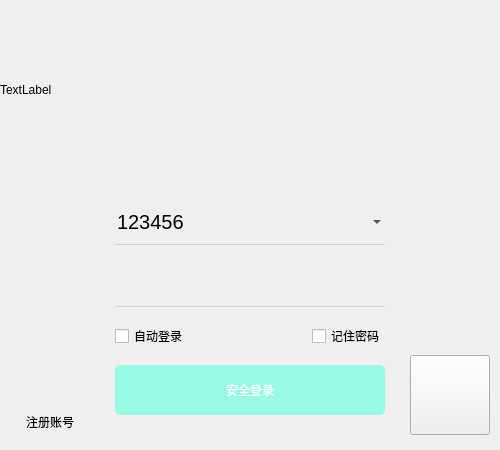
<?xml version="1.0" encoding="UTF-8"?>
<ui version="4.0">
 <class>Form</class>
 <widget class="QWidget" name="Form">
  <property name="geometry">
   <rect>
    <x>0</x>
    <y>0</y>
    <width>500</width>
    <height>450</height>
   </rect>
  </property>
  <property name="minimumSize">
   <size>
    <width>500</width>
    <height>450</height>
   </size>
  </property>
  <property name="maximumSize">
   <size>
    <width>500</width>
    <height>450</height>
   </size>
  </property>
  <property name="windowTitle">
   <string>Form</string>
  </property>
  <layout class="QVBoxLayout" name="verticalLayout" stretch="2,3">
   <property name="spacing">
    <number>0</number>
   </property>
   <property name="leftMargin">
    <number>0</number>
   </property>
   <property name="topMargin">
    <number>0</number>
   </property>
   <property name="rightMargin">
    <number>0</number>
   </property>
   <property name="bottomMargin">
    <number>0</number>
   </property>
   <item>
    <widget class="QWidget" name="widget" native="true">
     <property name="styleSheet">
      <string notr="true"/>
     </property>
     <layout class="QHBoxLayout" name="horizontalLayout_2">
      <property name="spacing">
       <number>0</number>
      </property>
      <property name="leftMargin">
       <number>0</number>
      </property>
      <property name="topMargin">
       <number>0</number>
      </property>
      <property name="rightMargin">
       <number>0</number>
      </property>
      <property name="bottomMargin">
       <number>0</number>
      </property>
      <item>
       <widget class="QLabel" name="login_top_bg_label">
        <property name="enabled">
         <bool>true</bool>
        </property>
        <property name="text">
         <string>TextLabel</string>
        </property>
       </widget>
      </item>
     </layout>
    </widget>
   </item>
   <item>
    <widget class="QWidget" name="login_bottom" native="true">
     <property name="styleSheet">
      <string notr="true"/>
     </property>
     <layout class="QHBoxLayout" name="horizontalLayout" stretch="2,6,2">
      <property name="spacing">
       <number>0</number>
      </property>
      <property name="leftMargin">
       <number>10</number>
      </property>
      <property name="topMargin">
       <number>0</number>
      </property>
      <property name="rightMargin">
       <number>10</number>
      </property>
      <property name="bottomMargin">
       <number>15</number>
      </property>
      <item alignment="Qt::AlignLeft|Qt::AlignBottom">
       <widget class="QPushButton" name="pushButton">
        <property name="text">
         <string>注册账号</string>
        </property>
        <property name="flat">
         <bool>true</bool>
        </property>
       </widget>
      </item>
      <item>
       <widget class="QWidget" name="widget_3" native="true">
        <property name="styleSheet">
         <string notr="true"/>
        </property>
        <layout class="QGridLayout" name="gridLayout">
         <item row="0" column="0" colspan="2">
          <widget class="QComboBox" name="account_cb">
           <property name="enabled">
            <bool>true</bool>
           </property>
           <property name="minimumSize">
            <size>
             <width>0</width>
             <height>45</height>
            </size>
           </property>
           <property name="styleSheet">
            <string notr="true">QComboBox{
	font-size:20px;
	border:none;
	border-bottom:1px solid lightgray; 
	background-color:transparent
}
QComboBox:hover{
	border-bottom:1px solid gray; 
}
QComboBox:focus{
	border-bottom:1px solid rgb(92, 255, 160); 
}
QComboBox:QAbstractItemView{
	min-height:60px; 
}
QComboBox:QAbstractItemView:item{
	color:lightblue; 
}
</string>
           </property>
           <property name="editable">
            <bool>true</bool>
           </property>
           <item>
            <property name="text">
             <string>123456</string>
            </property>
            <property name="icon">
             <iconset resource="../images.qrc">
              <normaloff>:/login/images/login_item_icon1.png</normaloff>:/login/images/login_item_icon1.png</iconset>
            </property>
           </item>
           <item>
            <property name="text">
             <string>111111</string>
            </property>
            <property name="icon">
             <iconset resource="../images.qrc">
              <normaloff>:/login/images/login_item_icon2.png</normaloff>:/login/images/login_item_icon2.png</iconset>
            </property>
           </item>
          </widget>
         </item>
         <item row="1" column="0" colspan="2">
          <widget class="QLineEdit" name="pwd_le">
           <property name="minimumSize">
            <size>
             <width>0</width>
             <height>45</height>
            </size>
           </property>
           <property name="styleSheet">
            <string notr="true">QLineEdit{
	font-size:20px;
	border:none;
	border-bottom:1px solid lightgray; 
	background-color:transparent
}
QLineEdit:hover{
	border-bottom:1px solid gray; 
}
QLineEdit:focus{
	border-bottom:1px solid rgb(92, 255, 160); 
}</string>
           </property>
           <property name="echoMode">
            <enum>QLineEdit::Password</enum>
           </property>
           <property name="clearButtonEnabled">
            <bool>true</bool>
           </property>
          </widget>
         </item>
         <item row="2" column="0" alignment="Qt::AlignLeft">
          <widget class="QCheckBox" name="auto_login_cb">
           <property name="text">
            <string>自动登录</string>
           </property>
          </widget>
         </item>
         <item row="2" column="1" alignment="Qt::AlignRight">
          <widget class="QCheckBox" name="remember_pwd_cb">
           <property name="text">
            <string>记住密码</string>
           </property>
          </widget>
         </item>
         <item row="3" column="0" colspan="2">
          <widget class="QPushButton" name="login_btn">
           <property name="enabled">
            <bool>false</bool>
           </property>
           <property name="minimumSize">
            <size>
             <width>0</width>
             <height>50</height>
            </size>
           </property>
           <property name="styleSheet">
            <string notr="true">QPushButton{
	border-radius:5px;
	color: rgb(255, 255, 255);
	background-color: rgb(82, 166, 255);
	spacing:20px
}
QPushButton:hover{
	background-color: rgb(102, 201, 255);
}
QPushButton:pressed{
	background-color: rgb(11, 66, 90);
}
QPushButton:disabled{
	background-color: rgb(152, 250, 229);
}</string>
           </property>
           <property name="text">
            <string>安全登录</string>
           </property>
           <property name="icon">
            <iconset resource="../images.qrc">
             <normaloff>:/login/images/login_btn_icon.png</normaloff>:/login/images/login_btn_icon.png</iconset>
           </property>
           <property name="iconSize">
            <size>
             <width>30</width>
             <height>30</height>
            </size>
           </property>
          </widget>
         </item>
        </layout>
       </widget>
      </item>
      <item alignment="Qt::AlignRight|Qt::AlignBottom">
       <widget class="QPushButton" name="pushButton_2">
        <property name="minimumSize">
         <size>
          <width>80</width>
          <height>80</height>
         </size>
        </property>
        <property name="maximumSize">
         <size>
          <width>80</width>
          <height>80</height>
         </size>
        </property>
        <property name="styleSheet">
         <string notr="true">border-image: url(:/login/images/login_qrcode.png);</string>
        </property>
        <property name="text">
         <string/>
        </property>
       </widget>
      </item>
     </layout>
    </widget>
   </item>
  </layout>
 </widget>
 <resources>
  <include location="../images.qrc"/>
 </resources>
 <connections>
  <connection>
   <sender>pushButton</sender>
   <signal>clicked()</signal>
   <receiver>Form</receiver>
   <slot>show_register_pane()</slot>
   <hints>
    <hint type="sourcelabel">
     <x>38</x>
     <y>420</y>
    </hint>
    <hint type="destinationlabel">
     <x>-30</x>
     <y>386</y>
    </hint>
   </hints>
  </connection>
  <connection>
   <sender>pushButton_2</sender>
   <signal>clicked()</signal>
   <receiver>Form</receiver>
   <slot>open_qq_link()</slot>
   <hints>
    <hint type="sourcelabel">
     <x>426</x>
     <y>394</y>
    </hint>
    <hint type="destinationlabel">
     <x>416</x>
     <y>490</y>
    </hint>
   </hints>
  </connection>
  <connection>
   <sender>account_cb</sender>
   <signal>editTextChanged(QString)</signal>
   <receiver>Form</receiver>
   <slot>enable_login_btn()</slot>
   <hints>
    <hint type="sourcelabel">
     <x>212</x>
     <y>230</y>
    </hint>
    <hint type="destinationlabel">
     <x>-31</x>
     <y>223</y>
    </hint>
   </hints>
  </connection>
  <connection>
   <sender>pwd_le</sender>
   <signal>textChanged(QString)</signal>
   <receiver>Form</receiver>
   <slot>enable_login_btn()</slot>
   <hints>
    <hint type="sourcelabel">
     <x>181</x>
     <y>286</y>
    </hint>
    <hint type="destinationlabel">
     <x>-27</x>
     <y>291</y>
    </hint>
   </hints>
  </connection>
  <connection>
   <sender>login_btn</sender>
   <signal>clicked()</signal>
   <receiver>Form</receiver>
   <slot>check_login()</slot>
   <hints>
    <hint type="sourcelabel">
     <x>154</x>
     <y>387</y>
    </hint>
    <hint type="destinationlabel">
     <x>180</x>
     <y>494</y>
    </hint>
   </hints>
  </connection>
  <connection>
   <sender>auto_login_cb</sender>
   <signal>clicked()</signal>
   <receiver>Form</receiver>
   <slot>auto_login()</slot>
   <hints>
    <hint type="sourcelabel">
     <x>135</x>
     <y>333</y>
    </hint>
    <hint type="destinationlabel">
     <x>-51</x>
     <y>331</y>
    </hint>
   </hints>
  </connection>
  <connection>
   <sender>remember_pwd_cb</sender>
   <signal>clicked(bool)</signal>
   <receiver>Form</receiver>
   <slot>remember_pwd()</slot>
   <hints>
    <hint type="sourcelabel">
     <x>357</x>
     <y>335</y>
    </hint>
    <hint type="destinationlabel">
     <x>519</x>
     <y>339</y>
    </hint>
   </hints>
  </connection>
 </connections>
 <slots>
  <slot>show_register_pane()</slot>
  <slot>open_qq_link()</slot>
  <slot>enable_login_btn()</slot>
  <slot>check_login()</slot>
  <slot>auto_login()</slot>
  <slot>remember_pwd()</slot>
 </slots>
</ui>
